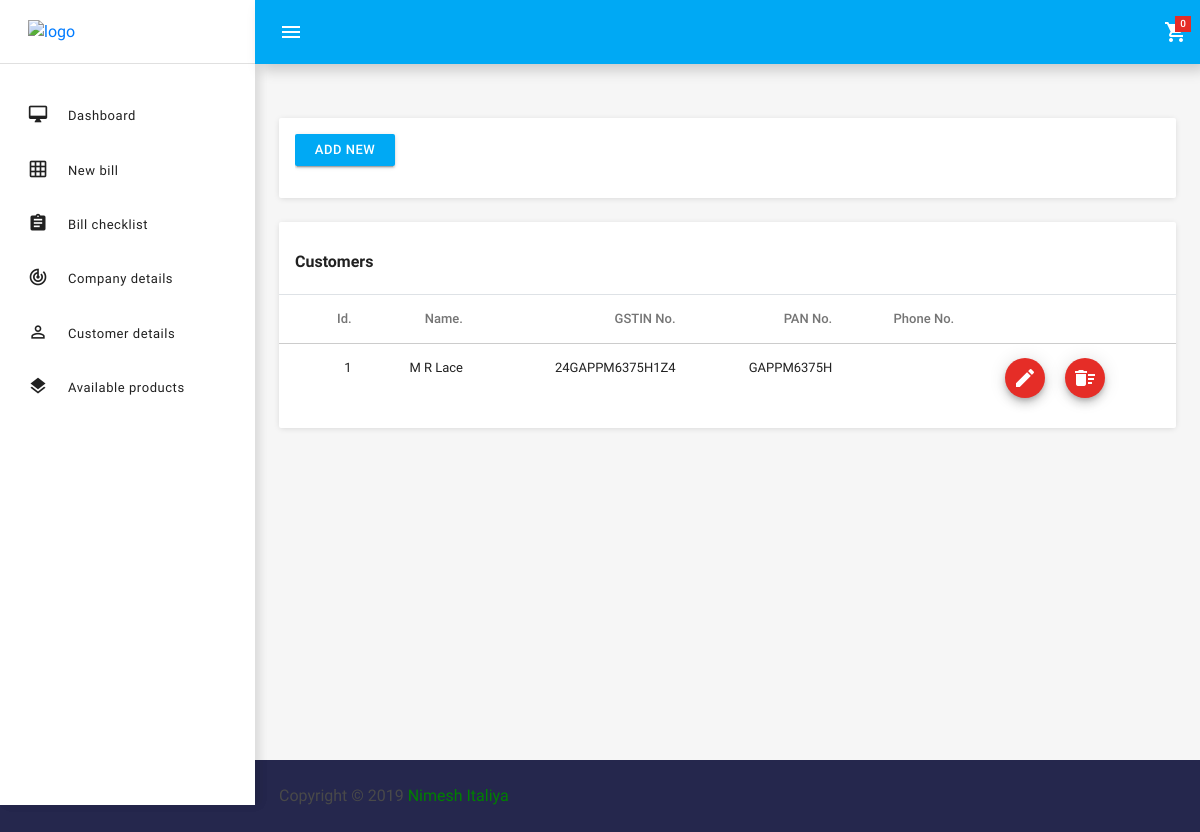
Screenshot of /pages/forms/customer-forms.php with the database file from the repository.
### tables this page shows
CREATE TABLE IF NOT EXISTS `customers` (
  `cust_id` int(10) NOT NULL AUTO_INCREMENT,
  `name` varchar(50) DEFAULT NULL,
  `address` varchar(100) DEFAULT NULL,
  `phone_no` varchar(20) DEFAULT NULL,
  `gstin_no` varchar(20) DEFAULT NULL,
  `pan_no` varchar(20) DEFAULT NULL,
  `place_of_supply` varchar(20) DEFAULT NULL,
  PRIMARY KEY (`cust_id`)
);

### pages/forms/customer-forms.php (the view, shortened to what this page needs)
<!DOCTYPE html>
<html lang="en">
<head>
    <link rel="stylesheet" type="text/css" href="../../css/bootstrap.min.css">
    <link rel="stylesheet" href="../../css/login_form.css">
    <link rel="stylesheet" href="../../node_modules/mdi/css/materialdesignicons.min.css">
    <link rel="stylesheet" href="../../css/style.css">
</head>
<body>
    <div class="body-wrapper">
        <aside class="mdc-persistent-drawer mdc-persistent-drawer--open">
            <nav class="mdc-persistent-drawer__drawer">
                <div class="mdc-persistent-drawer__toolbar-spacer">
                    <a href="../../dashboard.php" style="text-decoration: none;" class="brand-logo">
                        <img src="../../images/logo.png" alt="logo">
                    </a>
                </div>
                <div class="mdc-list-group">
                    <nav class="mdc-list mdc-drawer-menu" style="max-height: none; padding-bottom: 153%;">
                        <div class="mdc-list-item mdc-drawer-item">
                            <a class="mdc-drawer-link" href="../../index.php">
                                <i class="material-icons mdc-list-item__start-detail mdc-drawer-item-icon"
                                    aria-hidden="true">desktop_mac</i>
                                Dashboard
                            </a>
                        </div>
                        <div class="mdc-list-item mdc-drawer-item">
                            <a class="mdc-drawer-link" href="product-list.php">
                                <i class="material-icons mdc-list-item__start-detail mdc-drawer-item-icon"
                                    aria-hidden="true">grid_on</i>
                                New bill
                            </a>
                        </div>
                        <div class="mdc-list-item mdc-drawer-item">
                            <a class="mdc-drawer-link" href="bill-checklist.php">
                                <i class="material-icons mdc-list-item__start-detail mdc-drawer-item-icon"
                                    aria-hidden="true">assignment</i>
                                Bill checklist
                            </a>
                        </div>
                        <div class="mdc-list-item mdc-drawer-item">
                            <a class="mdc-drawer-link" href="basic-forms.php">
                                <i class="material-icons mdc-list-item__start-detail mdc-drawer-item-icon"
                                    aria-hidden="true">track_changes</i>
                                Company details
                            </a>
                        </div>
                        <div class="mdc-list-item mdc-drawer-item">
                            <a class="mdc-drawer-link" href="customer-forms.php">
                                <i class="material-icons mdc-list-item__start-detail mdc-drawer-item-icon"
                                    aria-hidden="true">person_outline</i>
                                Customer details
                            </a>
                        </div>
                        <div class="mdc-list-item mdc-drawer-item">
                            <a class="mdc-drawer-link" href="product-forms.php">
                                <i class="material-icons mdc-list-item__start-detail mdc-drawer-item-icon"
                                    aria-hidden="true">layers</i>
                                Available products
                            </a>
                        </div>
                    </nav>
                </div>
            </nav>
        </aside>
        <header class="mdc-toolbar mdc-elevation--z4 mdc-toolbar--fixed">
            <div class="mdc-toolbar__row">
                <section class="mdc-toolbar__section mdc-toolbar__section--align-start">
                    <a href="#" class="menu-toggler material-icons mdc-toolbar__menu-icon">menu</a>
                </section>
                <section class="mdc-toolbar__section mdc-toolbar__section--align-end" role="toolbar">
                    <div class="mdc-menu-anchor">
                        <a href="selected-product-list.php" style="text-decoration: none;"
                            class="mdc-toolbar__icon toggle mdc-ripple-surface" data-mdc-auto-init="MDCRipple">
                            <i class="material-icons">shopping_cart</i>
                            <span class="dropdown-count" id="span_quantity">
                                <?php
		                include ("../../DBconfig.php");
		                $sql = "SELECT COUNT(id) count FROM bill_data;";
		                $result = mysqli_query($conn, $sql);
		                if (mysqli_num_rows($result) > 0) {
		                    $row = mysqli_fetch_assoc($result);
		                    echo $row["count"];
		                }else {
		                    echo "0";
		                }
		                ?>
                            </span>
                        </a>
                    </div>
                </section>
            </div>
        </header>
        <div class="page-wrapper mdc-toolbar-fixed-adjust">
            <main class="content-wrapper">
                <div class="mdc-layout-grid">
                    <div class="mdc-layout-grid__inner">
                        <div class="mdc-layout-grid__cell stretch-card mdc-layout-grid__cell--span-12">
                            <div class="mdc-card">
                                <section class="mdc-card__supporting-text">
                                    <div class="mdc-layout-grid__inner">
                                        <div class="mdc-layout-grid__cell mdc-layout-grid__cell--span-2-desktop">
                                            <div id="demo-tf-box-wrapper">
                                                <a href="mod_customer.php" style="text-decoration:none; color:black;">
                                                    <div class="mdc-list-item mdc-drawer-item purchase-link">
                                                        <input type="submit" style="width: 100px;" value="add new"
                                                            class="mdc-button mdc-button--raised mdc-button--dense mdc-drawer-link"
                                                            data-mdc-auto-init="MDCRipple">
                                                    </div>
                                                </a>
                                            </div>
                                        </div>
                                    </div>
                                </section>
                            </div>
                        </div>
                        <div class="mdc-layout-grid__cell stretch-card mdc-layout-grid__cell--span-12">
                            <div class="mdc-card">
                                <section class="mdc-card__primary">
                                    <h1 class="mdc-card__title mdc-card__title--large">Customers</h1>
                                </section>
                                <div class="template-demo">
                                    <table class="table table-hoverable">
                                        <thead>
                                            <tr>
                                                <th>Id.</th>
                                                <th>Name.</th>
                                                <th>GSTIN No.</th>
                                                <th>PAN No.</th>
                                                <th>Phone No.</th>
                                                <th></th>
                                                <th></th>
                                            </tr>
                                        </thead>
                                        <tbody>
                                            <?php
					                            include ("../../DBconfig.php");
					                            $sql = "SELECT * FROM customers;";
					                            $result = mysqli_query($conn, $sql);
					                            if (mysqli_num_rows($result) > 0)
					                                while($row = mysqli_fetch_assoc($result)){
					                                    echo "<tr>" .
					                                        " <td>$row[cust_id]</td>" .
					                                        " <td>$row[name]</td>" .
					                                        " <td>$row[gstin_no]</td>" .
					                                        " <td>$row[pan_no]</td>" .
					                                        " <td>$row[phone_no]</td>"?>
                                            <td style="text-align: right;">
                                                <a href="mod_customer.php?cust_id=<?php echo $row['cust_id']?>">
                                                    <button class="mdc-fab mdc-fab--mini material-icons">
                                                        <i class="material-icons">create</i>
                                                    </button>
                                                </a>
                                            </td>
                                            <td style="text-align: left;">
                                                <a
                                                    href="../../DBOperation.php?cust_id=<?php echo $row['cust_id']?>&log4=1">
                                                    <button class="mdc-fab mdc-fab--mini material-icons"
                                                        data-mdc-auto-init="MDCRipple">
                                                        <i class="material-icons">delete_sweep</i>
                                                    </button>
                                                </a>
                                            </td>
                                            <?php
					                                        echo "</tr>";
					                                    }
					                        ?>
                                        </tbody>
                                    </table>
                                </div>
                            </div>
                        </div>
                    </div>
                </div>
            </main>
            <?php include("../../partials/_footer.php"); ?>
        </div>
    </div>
</body>
</html>

### css/login_form.css (style rules this page uses)
body { background-color: #25274d; }

### rows the page displays
customers: cust_id "1", name "M R Lace", gstin_no "24GAPPM6375H1Z4", pan_no "GAPPM6375H"

### other values shown
$row["count"] "0"
